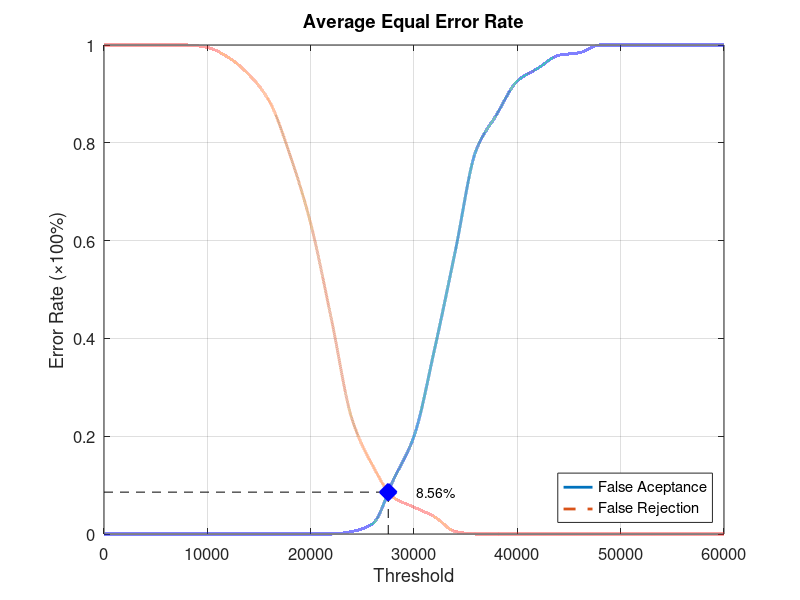
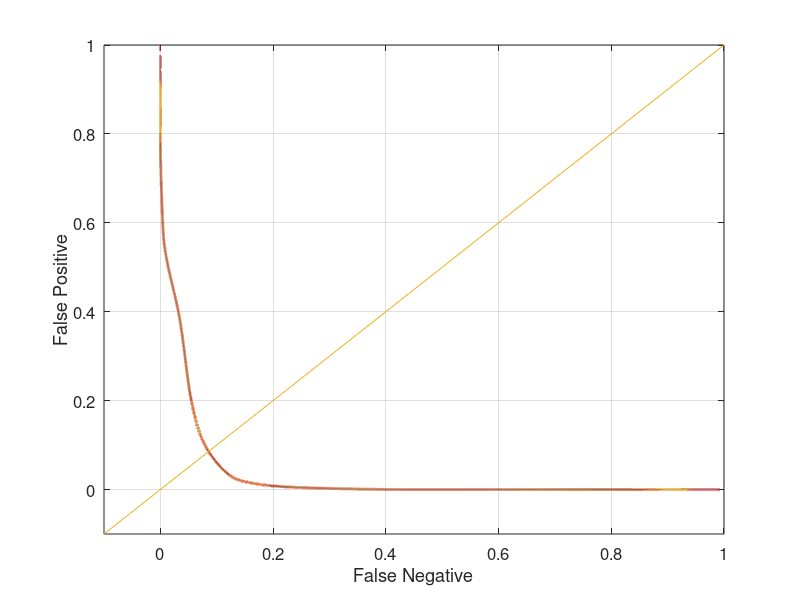

These charts were generated, in order, by the following MATLAB code:
function yEER = Database5_4
close all;
clear;
clc;
x = 0:2000:60000;
xq = 0:0.5:60000;

y0 = [0 0 0 0 0 0 0 0 0 0 0 0 0.00526316 0.0210526 0.110526 0.2 0.378947 0.578947 0.784211 0.857895 0.926316 0.952632 0.978947 0.984211 1 1 1 1 1 1 1];
yy0 = interp1(x, y0, xq, 'pchip');
y1 = [1 1 1 1 1 0.995 0.975 0.94 0.885 0.775 0.635 0.44 0.235 0.14 0.075 0.055 0.035 0.005 0 0 0 0 0 0 0 0 0 0 0 0 0];
yy1 = interp1(x, y1, xq, 'pchip');

% Calculating EER: 
y2 = abs(y0 - y1);
find(y2 == min(y2))
yy2 = abs(yy0 - yy1);
xEER = find(yy2 == min(yy2));
xEERIndex = xq(xEER) % X-axis EER
yEER = yy0(xEER) % Y-axis EER

main = figure
plot(xq, yy0,'-','LineWidth', 2);	hold on
plot(xq, yy1,'--','LineWidth', 2);	hold on
plot([xEERIndex xEERIndex], [0 yEER], 'k--');	hold on
plot([0 xEERIndex], [yEER yEER], 'k--');	hold on
plot(xEERIndex, yEER, 'bx', 'LineWidth', 10);	hold on
text(xEERIndex + 10 * xEERIndex / 100, yEER, [num2str(round((10000 * yEER)) / 100) '%'])
legend('False Aceptance', 'False Rejection', 'Location', 'SouthEast')
xlabel('Threshold')
ylabel('Error Rate (\times100%)')
title('Average Equal Error Rate')
set(gca, 'FontSize', 12)
axis([0 60000 0 1])
grid on

print(main, 'Database5_4Main', '-dpng');
FNRxFPR = figure('Color', [1 1 1]);
plot(yy1, yy0, '-', yy1, yy0, 'LineWidth', 2);
hold on
y = -0.1:0.1:1
plot(y, y); 
set(gca, 'FontSize', 12)
xlabel('False Negative')
ylabel('False Positive')
axis([-0.1 1 -0.1 1])
set(gca, 'FontSize', 12)
grid on

print(FNRxFPR, 'Database5_4FNRxFPR','-dpng');
end
